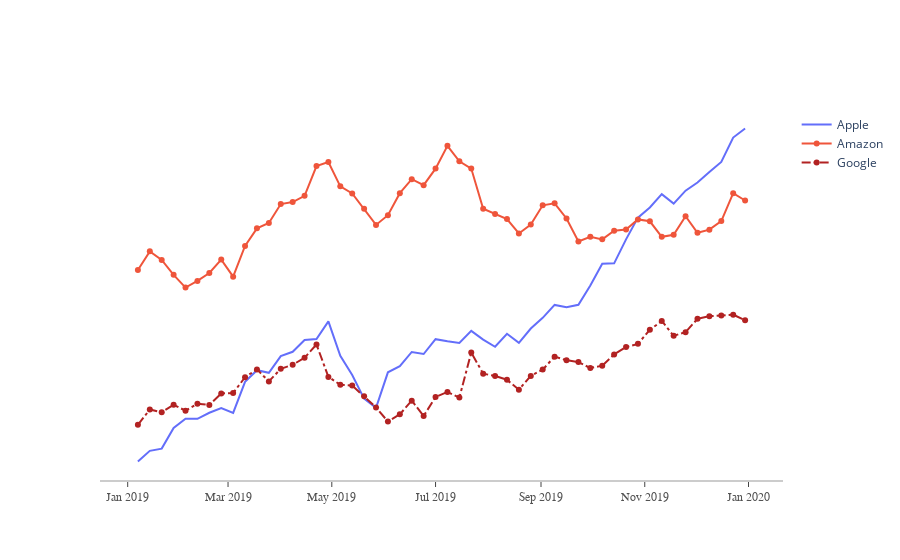

The notebook cell this image was saved under:
### Markdown cell above
Gráfico con modificacion del layout

### Code cell
fig = go.Figure()
fig.add_trace(go.Scatter(x=df_stocks.date, y=df_stocks.AAPL,
                         mode='lines', name='Apple'))
fig.add_trace(go.Scatter(x=df_stocks.date, y=df_stocks.AMZN,
                         mode='lines+markers', name='Amazon'))
fig.add_trace(go.Scatter(x=df_stocks.date, y=df_stocks.GOOG,
                         mode='lines+markers', name='Google',
                         line=dict(color='firebrick',width=2,
                                   dash='dashdot')))
fig.update_layout(
    xaxis=dict(showline=True, showgrid=False, showticklabels=True,
               linecolor='rgb(204,204,204)', linewidth=2, ticks='outside',
               tickfont=dict(family='Arial', size=12, color='rgb(82,82,82)')
               ),
               yaxis=dict(showgrid=False, zeroline=False, showline=False,
                          showticklabels=False                   
               ),
               autosize=False,
               margin=dict(
                   autoexpand=True,l=100, r=20, t=110),
                           showlegend=True, plot_bgcolor='white'
        )
